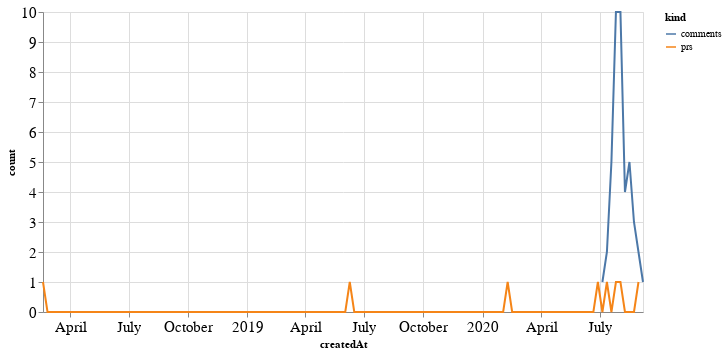

Here is the notebook cell this chart was saved with:
### Code cell
alt.Chart(total_time, width=600).mark_line().encode(
    x='createdAt',
    y='count',
    color='kind'
)

### Figure 1 — Vega-Lite specification as saved in the notebook (floating-point values rounded to 4 significant figures; data arrays with more than 128 entries replaced by an {"elided": "..."} marker saying what was removed)
{"config": {"axisLeft": {"labelFontSize": 15}, "axisBottom": {"labelFontSize": 15}}, "data": {"name": "data-c7cc0197eadbe3aff4d2b4588eccc305"}, "mark": "line", "encoding": {"color": {"type": "nominal", "field": "kind"}, "x": {"type": "temporal", "field": "createdAt"}, "y": {"type": "quantitative", "field": "count"}}, "width": 600, "$schema": "https://vega.github.io/schema/vega-lite/v4.8.1.json", "datasets": {"data-c7cc0197eadbe3aff4d2b4588eccc305": {"elided": "268 records"}}}
